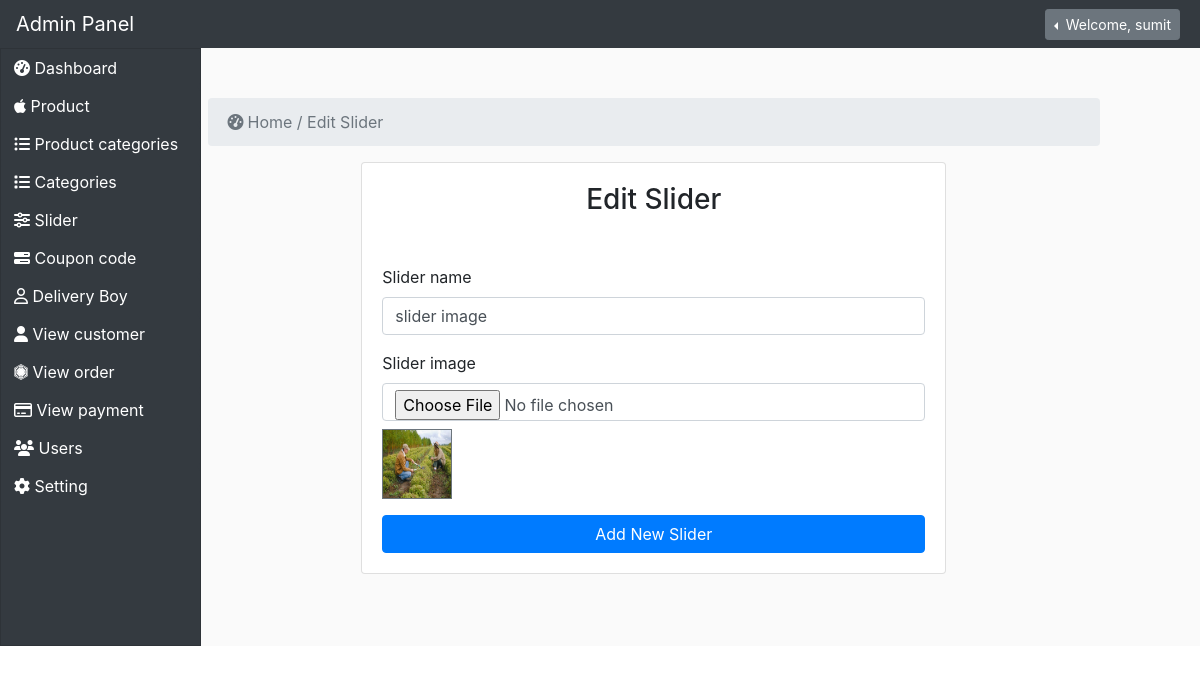
The page /admin_area/index.php?edit_c=1 (signed in) on the database its author committed.
### tables this page shows
CREATE TABLE `carousel` (
  `carousel_id` int(11) NOT NULL,
  `carousel_img` text NOT NULL,
  `carousel_title` text NOT NULL
);

### admin_area/edit_slider.php (the view, shortened to what this page needs)
<?php
if(!isset($_SESSION['admin'])){
    header("Location: login.php");
}else{
    if(isset($_GET['edit_c'])){
        $edid=$_GET['edit_c'];
        $get_slider="select * from carousel where carousel_id='$edid'";
        $run_slider=mysqli_query($conn,$get_slider);
        $row_slider=mysqli_fetch_assoc($run_slider);
        $slider_name=$row_slider['carousel_title'];
        $slider_img=$row_slider['carousel_img'];
}
    ?>
<nav>
    <ol class="breadcrumb">
        <li class="breadcrumb-item active">
            <i class="fa fa-dashboard align-middle p-1"></i> Home / Edit Slider
        </li>
    </ol>
</nav>
<div class="row">
    <div class="col-md-8 offset-md-2">
    <div class="card rounded">
        <div class="card-body">
            <h3 class="text-center mb-5">Edit Slider</h3>
            <form action="" method="POST" enctype="multipart/form-data">
                <div class="form-group">
                    <label for="slider_name">Slider name</label>
                    <input type="text" name="slider_name" value="<?php echo $slider_name; ?>" class="form-control" id="slider_name" required>
                </div>
                <div class="form-group">
                    <label for="slider_image">Slider image</label>
                    <input type="file" class="form-control" value="<?php echo $slider_img; ?>" name="slider_image" id="slider_image" required>
                    <img src="../img/slides_images/<?php echo $slider_img; ?>"class="responsive-img border border-secondary mt-2"  width="70" height="70" alt="">
                </div>
                <button class="btn btn-block btn-primary" name="update_slider" type="submit">Add New Slider</button>
            </form>
        </div>
    </div>
    </div>
</div>
<?php } ?>

### admin_area/css/style.css (style rules this page uses)
.container-fluid .row .card { border-radius:0px; }

### rows shown on the page
carousel: slider_name "slider image", carousel_img (picture)

### other values the page prints
$_SESSION['admin'] "sumit"
